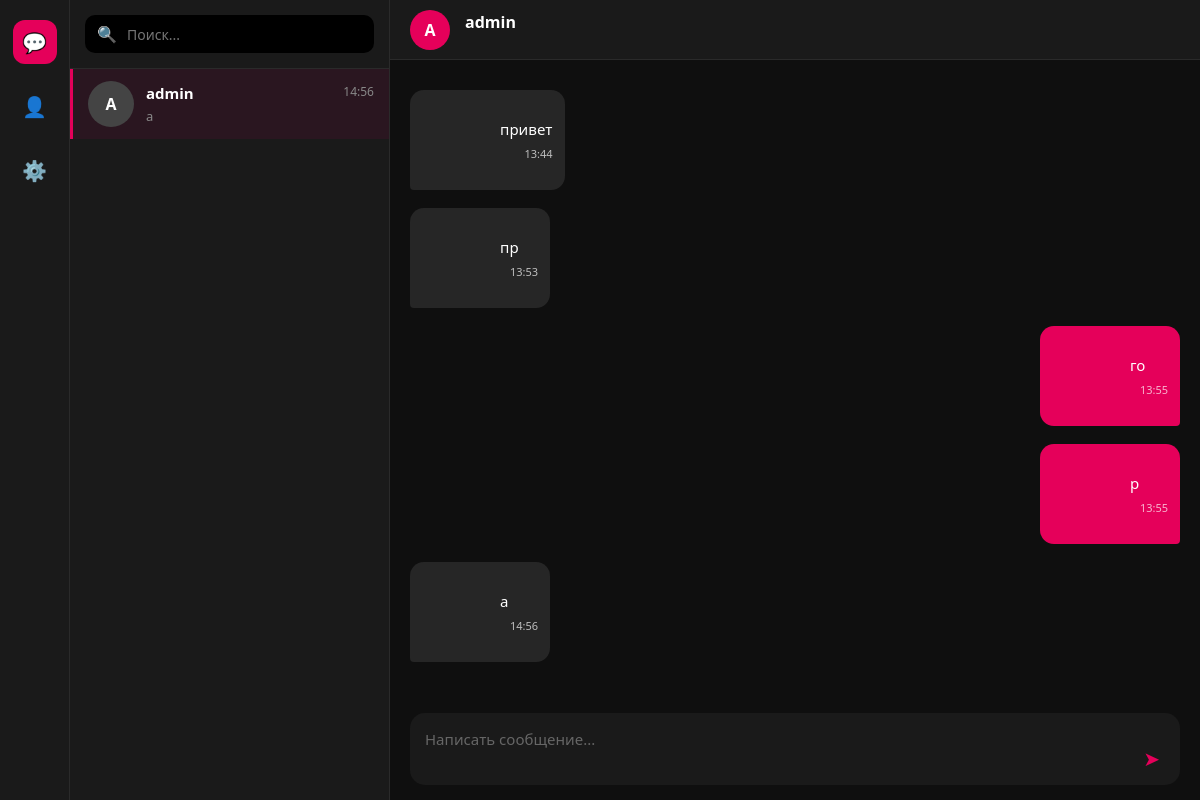
Page /chat/1/ (signed in) on the earlier database version.
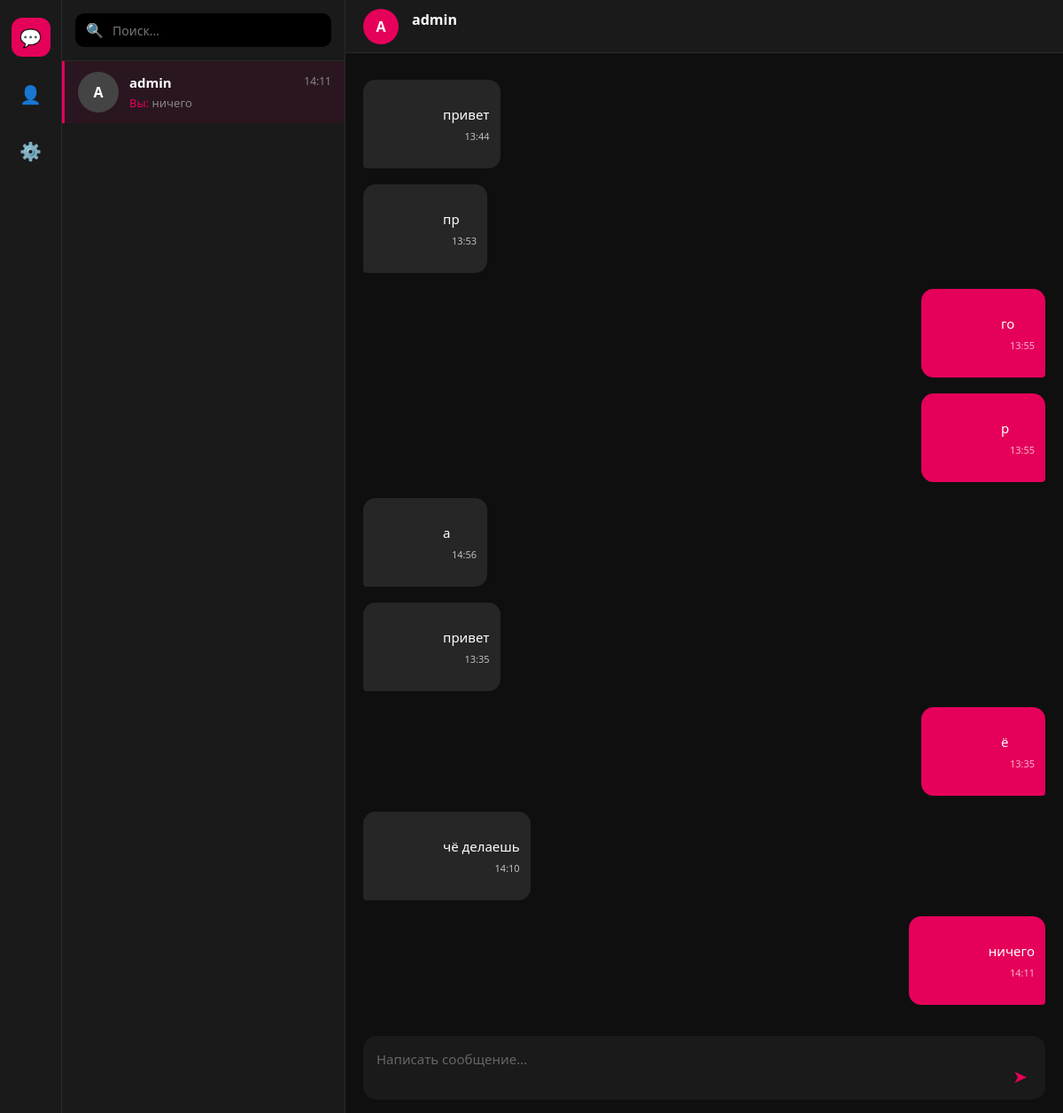
Same page on the later database version.
### chat/models.py (models this page shows, shortened)
class Thread(models.Model):
    ad = models.ForeignKey(Ad, on_delete=models.CASCADE, related_name='threads')
    participants = models.ManyToManyField(
        settings.AUTH_USER_MODEL,
        related_name='chat_threads'
    )
    is_archived = models.BooleanField(default=False)
    is_muted = models.BooleanField(default=False)
    created_at = models.DateTimeField(auto_now_add=True)
    updated_at = models.DateTimeField(auto_now=True)
    class Meta:
        ordering = ['-updated_at']
        verbose_name = ''
        verbose_name_plural = ''

class Message(models.Model):
    STATUS_CHOICES = [
        ('sent', ''),
        ('delivered', ''),
        ('read', ''),
    ]
    thread = models.ForeignKey(Thread, on_delete=models.CASCADE, related_name='messages')
    sender = models.ForeignKey(
        settings.AUTH_USER_MODEL,
        on_delete=models.CASCADE
    )
    text = models.TextField()
    file = models.FileField(upload_to='chat_files/', null=True, blank=True)
    image = models.ImageField(upload_to='chat_images/', null=True, blank=True)
    status = models.CharField(max_length=10, choices=STATUS_CHOICES, default='sent')
    is_edited = models.BooleanField(default=False)
    edited_at = models.DateTimeField(null=True, blank=True)
    is_read = models.BooleanField(default=False)
    created_at = models.DateTimeField(auto_now_add=True)
    class Meta:
        ordering = ['created_at']
        verbose_name = ''
        verbose_name_plural = ''

### users/models.py (models this page shows)
class User(AbstractUser):
    phone = models.CharField(
        max_length=20,
        unique=True,
        db_index=True,
        blank=True,
        null=True,
        default=None
    )
    avatar = models.ImageField(upload_to='users/avatars/', null=True, blank=True)
    location = models.CharField(max_length=255, blank=True)
    rating = models.DecimalField(max_digits=3, decimal_places=2, default=0.0)
    created_at = models.DateTimeField(auto_now_add=True)
    city = models.CharField(max_length=100, blank=True)
    last_seen = models.DateTimeField(null=True, blank=True)
    class Meta:
        verbose_name = ''
        verbose_name_plural = ''
    @property
    def is_online(self):
        if not self.last_seen:
            return False
        return self.last_seen >= timezone.now() - timezone.timedelta(minutes=5)
    @property
    def activity_status(self):
        return '' if self.is_online else ''

### chat/views.py (the view, shortened to what this page needs)
# urls.py: path('', views.chat_view, name='chat_list'),
@login_required
def chat_view(request, thread_id=None):
    threads_qs = (
        Thread.objects.filter(participants=request.user)
        .annotate(last_msg=Max('messages__created_at'))
        .order_by('-last_msg')
    )
    selected_thread_id = thread_id or request.GET.get('thread')
    active_thread = None
    if selected_thread_id:
        active_thread = get_object_or_404(Thread, id=selected_thread_id, participants=request.user)
    thread_rows = []
    for t in threads_qs:
        thread_rows.append({
            'thread': t,
            'other_user': t.participants.exclude(id=request.user.id).first(),
            'last_message': t.messages.last()
        })
    context = {
        'threads': thread_rows,
        'active_thread': active_thread,
        'active_other_user': active_thread.participants.exclude(id=request.user.id).first() if active_thread else None,
        'messages': active_thread.messages.all().order_by('created_at') if active_thread else [],
    }
    return render(request, 'chat/chat.html', context)

### templates/chat/chat.html (shortened to what this page needs)
<!DOCTYPE html>
<html lang="ru">
<head>
</head>
<body>
<nav class="sidebar-mini">
    <div class="nav-icon active">💬</div>
    <div class="nav-icon">👤</div>
    <div class="nav-icon">⚙️</div>
</nav>
<aside class="chats-list-panel">
    <div class="chats-header">
        <div class="search-box"><span>🔍</span><input type="text" placeholder="Поиск..."></div>
    </div>
    <div class="threads" id="threadsList">
        {% for row in threads %}
        <a href="{% url 'chat_detail' row.thread.id %}"
           class="chat-item {% if active_thread.id == row.thread.id %}active{% endif %}"
           style="text-decoration: none; color: inherit;">
            <div class="avatar">
                {{ row.other_user.username|slice:":1"|upper }}
            </div>
            <div class="chat-info">
                <div class="chat-top">
                    <span class="chat-name">{{ row.other_user.username }}</span>
                    <span class="chat-time">{% if row.last_message %}{{ row.last_message.created_at|date:"H:i" }}{% endif %}</span>
                </div>
                <div class="chat-preview">
                    {% if row.last_message %}
                    {% if row.last_message.sender == request.user %}<span style="color:var(--accent);">Вы:</span>{% endif %}
                    {{ row.last_message.text|truncatechars:30 }}
                    {% endif %}
                </div>
            </div>
        </a>
        {% endfor %}
    </div>
</aside>
<main class="main-workspace">
    {% if not active_thread %}
    <div class="empty-state" id="emptyState">
        <div class="empty-state-card">💬 Выберите чат, чтобы начать общение</div>
    </div>
    {% else %}
    <div class="active-chat-area" style="display: flex;">
        <header class="chat-header">
            <div class="avatar" style="width: 40px; height: 40px; background: var(--accent);">
                {{ active_other_user.username|slice:":1"|upper }}
            </div>
            <div class="profile-info" onclick="toggleRightPanel()">
                <h2>{{ active_other_user.username }}</h2>
                <div class="status-area">
                </div>
            </div>
        </header>
        <div class="chat-history" id="chatHistory">
            {% for msg in messages %}
            <div class="msg-row {% if msg.sender == request.user %}own{% endif %}" data-message-id="{{ msg.id }}">
                <div class="msg-bubble">
                    {{ msg.text }}
                    <div class="msg-meta">{{ msg.created_at|date:"H:i" }}</div>
                </div>
            </div>
            {% endfor %}
        </div>
        <div class="chat-input-area">
            {% if active_thread %}
            <form action="{% url 'chat_detail' active_thread.id %}" method="POST" class="input-box">
                <textarea name="message" id="msgInput" placeholder="Написать сообщение..."></textarea>
                <button type="submit" class="send-btn">➤</button>
            </form>
            {% endif %}
        </div>
    </div>
    {% endif %}
</main>
</body>
</html>

Differences in the rows shown:
shown differently, row unchanged: Thread "admin": last_message.created_at "14:56" → "14:11"; last_message.text "а" → "ничего"; now shows "Вы:"
added Message: text "привет", created_at "13:35"
added Message: text "ё", created_at "13:35"
added Message: text "чё делаешь", created_at "14:10"
added Message: text "ничего", created_at "14:11"
